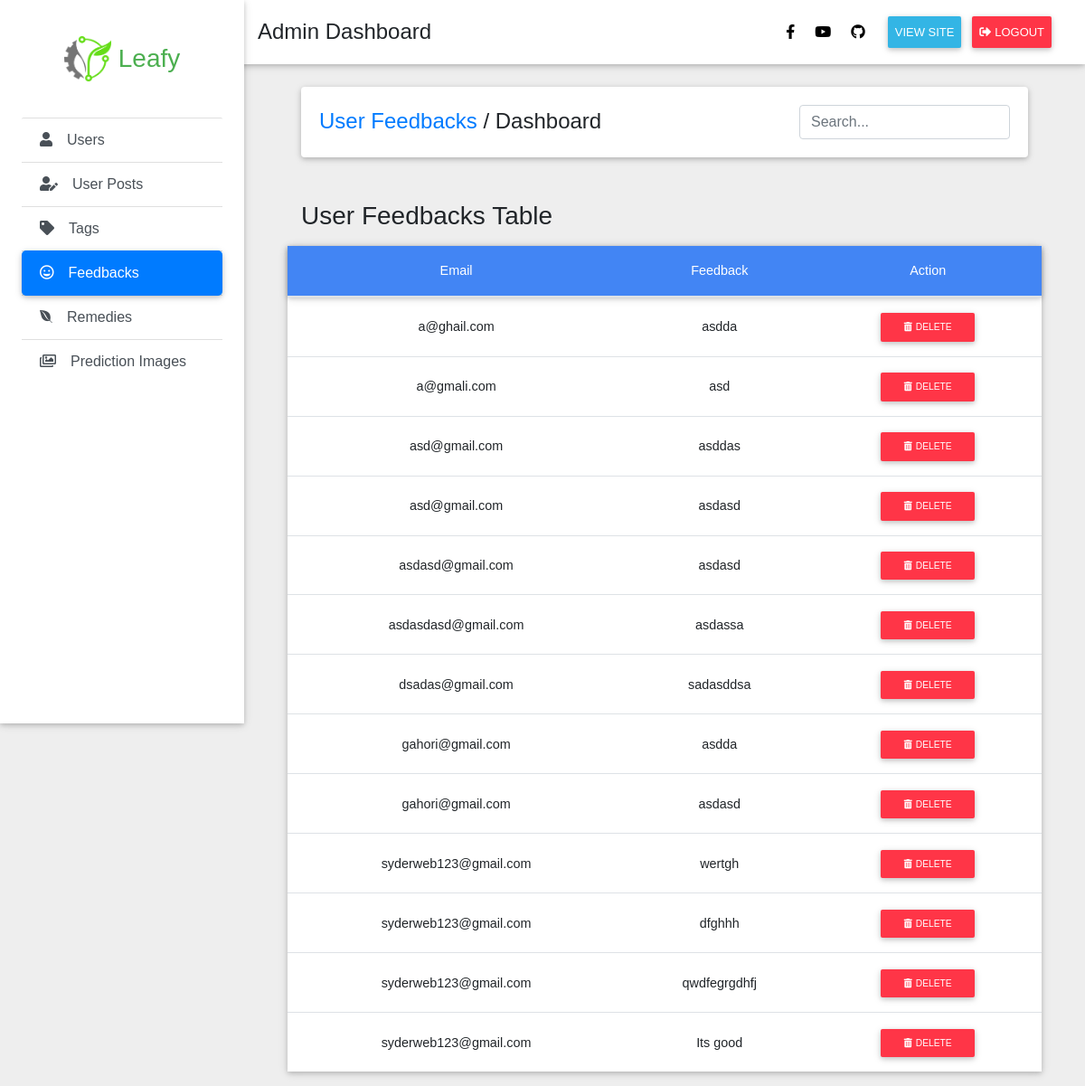
Before: /adminFeedback/ (signed in) with the older database file.
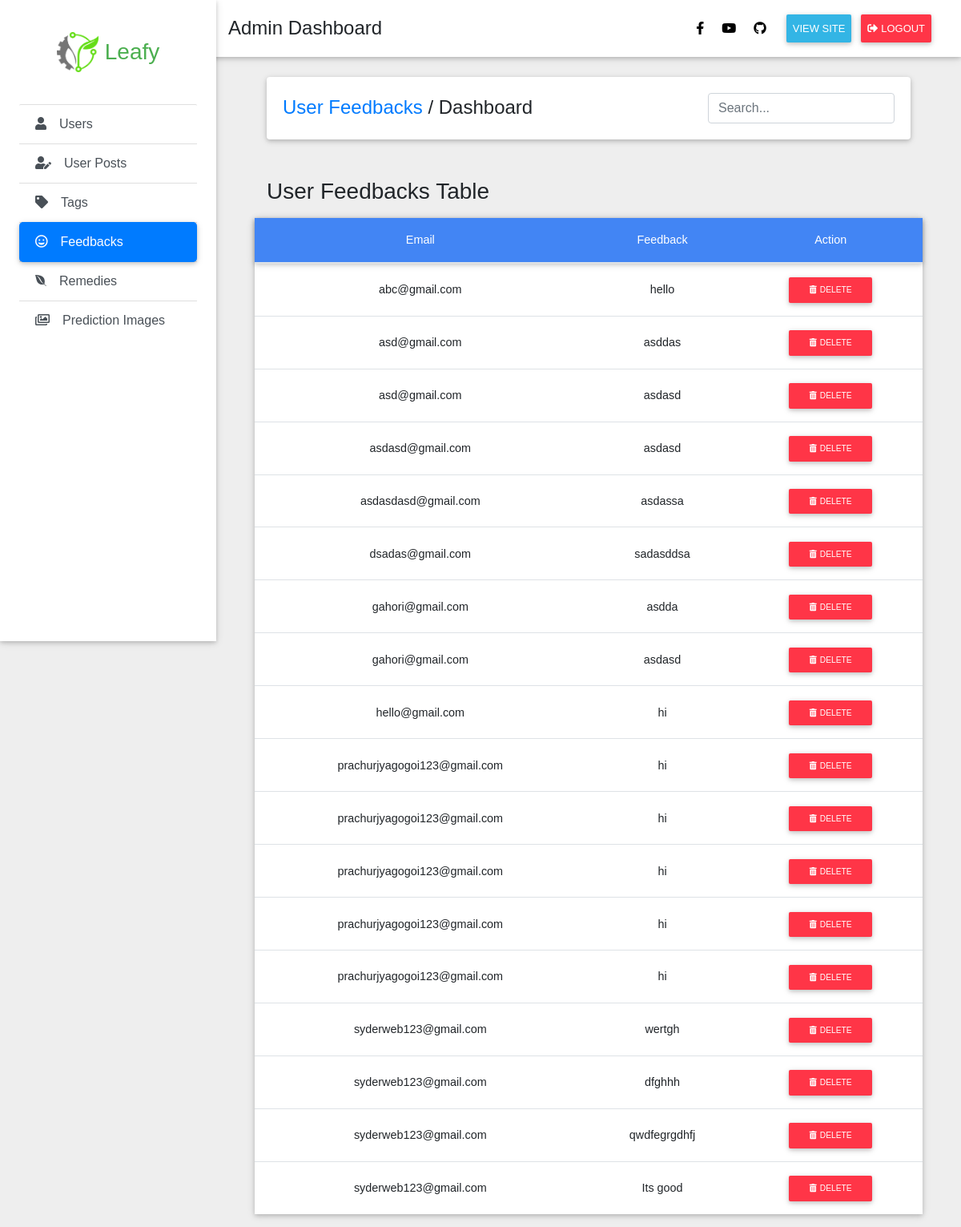
After: the same page with the newer database file.
### potato/models.py (models this page shows)
class Feedback(models.Model):
	email = models.CharField(max_length=256)
	feed = models.TextField()

### potato/views.py (the view)
# urls.py: path('adminFeedback/', views.adminFeedback, name = 'adminFeedback'),
@login_required(login_url='/login/')  # change here
def adminFeedback(request):
    if request.user.is_staff:  # here
        feed = Feedback.objects.all().order_by('email')
        context = {
            'feed': feed,
        }
        return render(request, 'adminFeedback.html', context)
    else:  # and here
        raise PermissionDenied()

### potato/templates/adminFeedback.html
{% extends 'dashboard.html' %}
{% block content %}
{% load static %}
<main class="pt-5 mx-lg-5">
    <div class="container-fluid mt-5">
        <div class="card mb-4 wow fadeIn">
            <div class="card-body d-sm-flex justify-content-between">
                <h4 class="mb-2 mb-sm-0 pt-1">
                    <a href="#">User Feedbacks</a>
                    <span>/</span>
                    <span>Dashboard</span>
                </h4>
                <form class="d-flex justify-content-center" autocomplete="off">
                    <input id="usersearch" type="search" placeholder="Search..." aria-label="Search"
                        class="form-control">
                </form>
            </div>
        </div>
    </div>
    <div class="container mt-5">
        <h3 class="mb-0">User Feedbacks Table</h3>
    </div>
    <div class="container mt-3 bg-white z-depth-1 p-0">
        <table class="table table-hover text-center">
            <thead class="primary-color text-white z-depth-1">
                <tr>
                    <th scope="col">Email</th>
                    <th scope="col">Feedback</th>
                    <th scope="col">Action</th>
                </tr>
            </thead>
            <tbody id="usertable">
                {% for f in feed %}
                <tr>
                    <td class="align-middle">{{f.email}}</td>
                    <td class="align-middle">{{f.feed}}</td>
                    <td class="align-middle"><a href="/delFeed/{{f.id}}/" class="btn btn-danger btn-sm">
                            <i class="fas fa-trash-alt mr-1"></i>Delete</a></td>
                </tr>
                {% endfor %}
            </tbody>
        </table>
    </div>
</main>
{% endblock %}

Changed rows visible on the page:
removed Feedback: email "a@ghail.com", feed "asdda"
removed Feedback: email "a@gmali.com", feed "asd"
added Feedback: email "abc@gmail.com", feed "hello"
added Feedback: email "hello@gmail.com", feed "hi"
added Feedback: email "prachurjyagogoi123@gmail.com", feed "hi"
added Feedback: email "prachurjyagogoi123@gmail.com", feed "hi"
added Feedback: email "prachurjyagogoi123@gmail.com", feed "hi"
added Feedback: email "prachurjyagogoi123@gmail.com", feed "hi"
added Feedback: email "prachurjyagogoi123@gmail.com", feed "hi"
